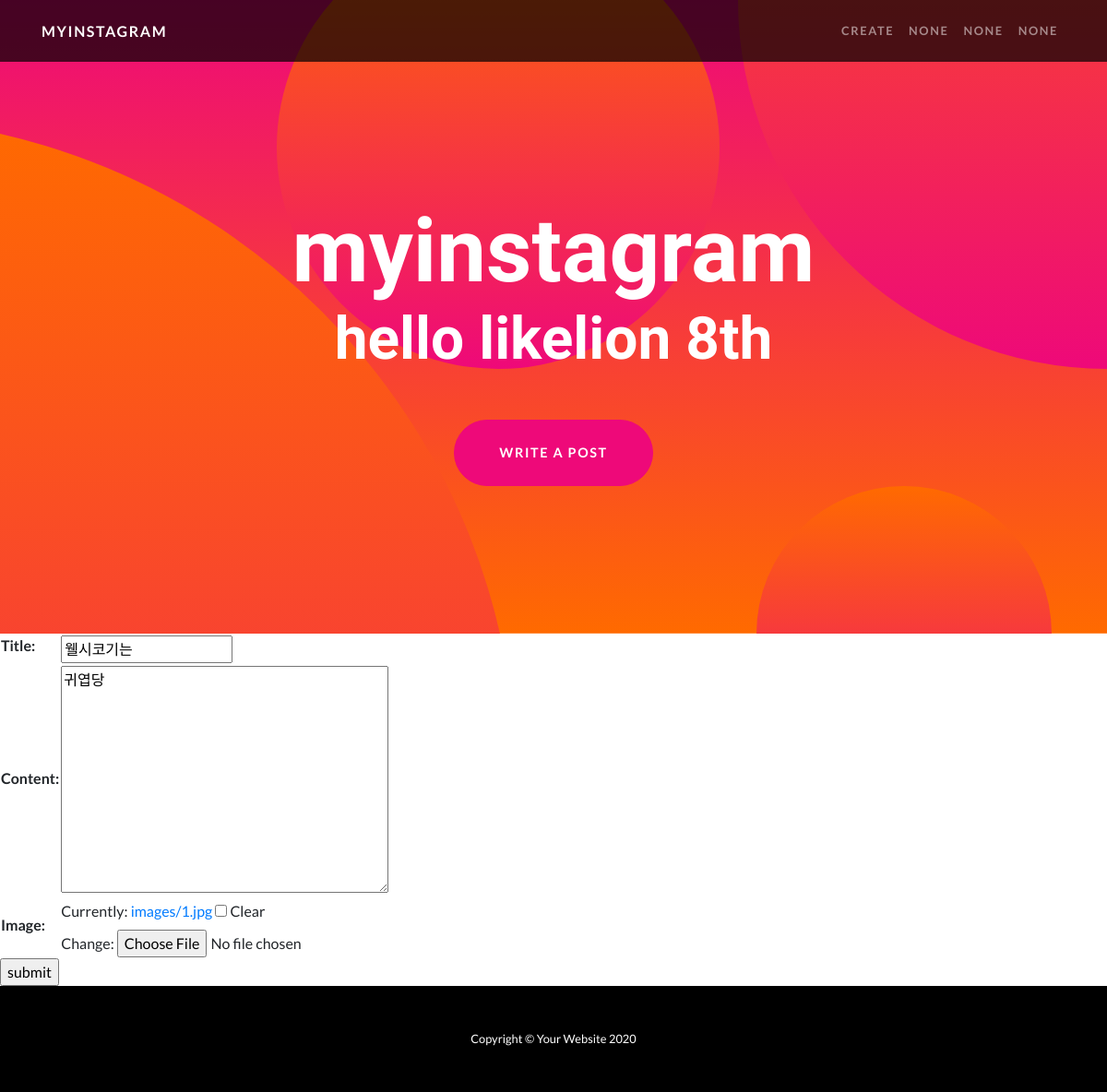
Before: /update/9 with the older database file.
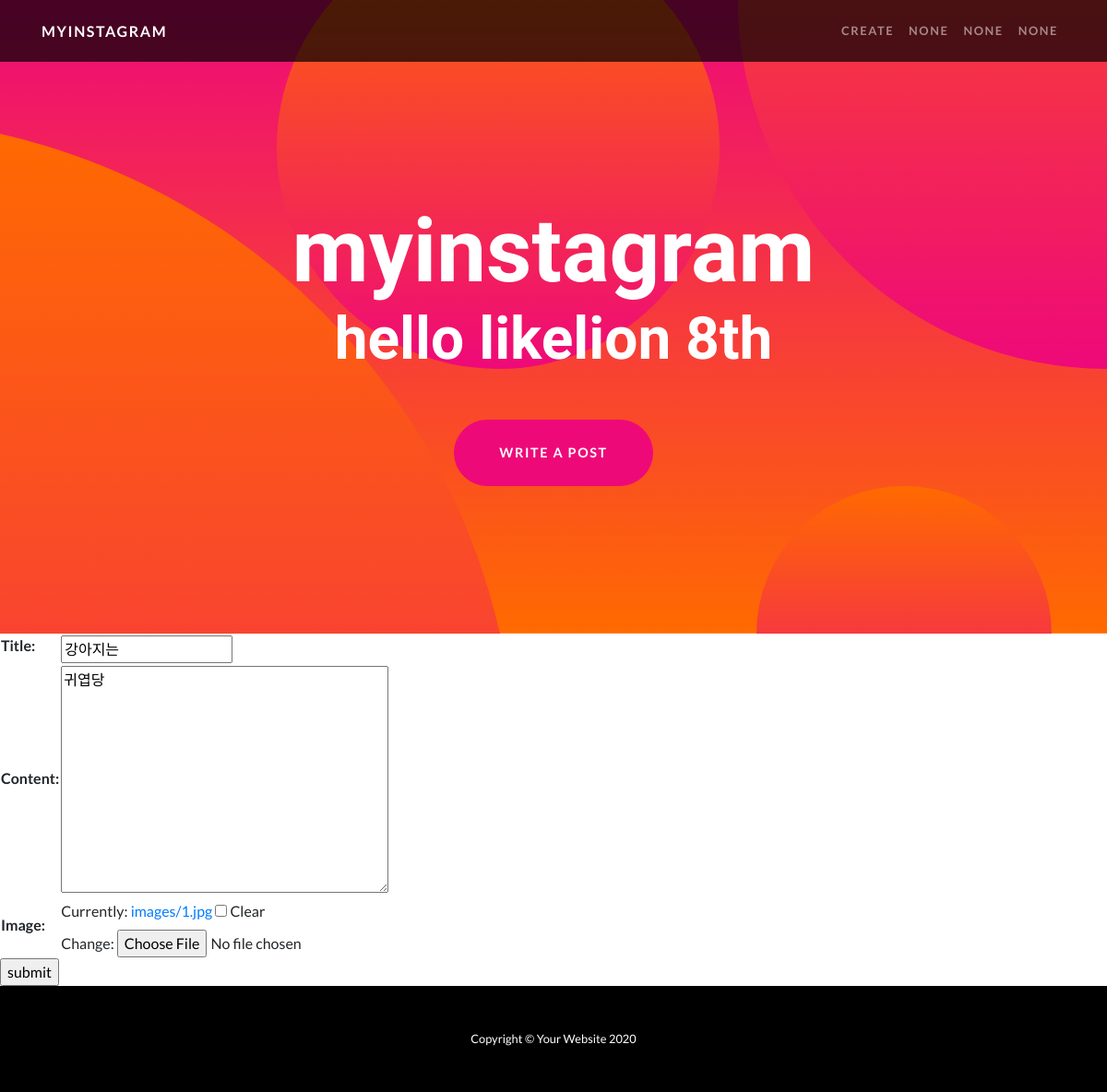
After: the same page with the newer database file.
### appname/models.py (models this page shows, shortened)
class Post(models.Model):
    title = models.CharField(max_length=200)
    content = models.TextField()
    image = models.ImageField(upload_to='images/', blank=True)

### appname/views.py (the view)
# urls.py: path('update/<int:pk>', appname.views.update, name='update'),
def update(request, pk):
    post = get_object_or_404(Post, pk=pk)
    if request.method == "POST":
        form = PostForm(request.POST, instance=post)
        if form.is_valid():
            form = form.save(commit=False)
            form.save()
            return redirect('main')
    else:
        form = PostForm(instance=post)
        return render(request, 'appname/create.html', {'form': form})

### appname/forms.py
class PostForm(forms.ModelForm):
    class Meta:
        model = Post
        fields = ['title', 'content', 'image']

### appname/templates/appname/create.html (shortened to what this page needs)
{% extends 'appname/base.html' %}
{% block header %}
<header class="masthead text-center text-white">
  <div class="masthead-content">
    <div class="container">
      <h1 class="masthead-heading mb-0">myinstagram</h1>
      <h2 class="masthead-subheading mb-0">hello likelion 8th</h2>
      <a href="/create" class="btn btn-primary btn-xl rounded-pill mt-5">write a post</a>
    </div>
  </div>
  <div class="bg-circle-1 bg-circle"></div>
  <div class="bg-circle-2 bg-circle"></div>
  <div class="bg-circle-3 bg-circle"></div>
  <div class="bg-circle-4 bg-circle"></div>
</header>
{% endblock %}
{% block content %}
<form method="POST" enctype="multipart/form-data">
  <table>
    {{ form.as_table }}
  </table>
  <input type="submit" value="submit">
</form>
{% endblock %}

Changed rows visible on the page:
changed Post "귀엽당": title "웰시코기는" → "강아지는"
